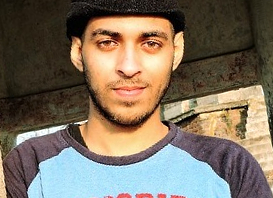
#> input picture OpenCV-Eye-detection-example--Try-out-glasses-using-OpenCV/shahsparx.jpg, 273 x 198 px, given in place of 7154980@N03_identity_0@3770942310_1.jpg, which was not available
$ python glass_on_face.py
#> lines starting #> are read from the running program, lines starting #| are printed output that depends on the picture; after the words box and inside, x2 and y2 are one past the last pixel; in counts of white or black regions, pixels touching at a corner belong together; pictures that were not available may be replaced by others from this repository, and a replacement may not be noted
import cv2
import numpy as np

face_cascade = cv2.CascadeClassifier(cv2.data.haarcascades +'haarcascade_frontalface_alt.xml')
eye_cascade = cv2.CascadeClassifier(cv2.data.haarcascades +'haarcascade_eye.xml')

# read both the images of the face and the glasses
filePath = '../MeGlass_120x120/7154980@N03_identity_0@3770942310_1.jpg'
# image = cv2.imread('shahsparx.jpg')
image = cv2.imread(filePath)
#> image is the input picture: shape (198, 273, 3); mean B, G, R 95.7, 111.9, 125
glass_img = cv2.imread('h.png')
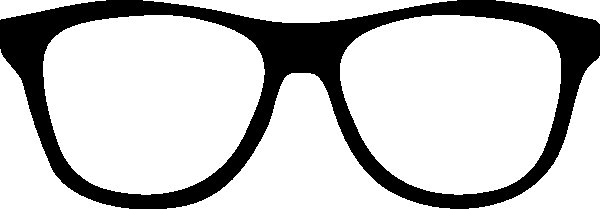
#> input picture OpenCV-Eye-detection-example--Try-out-glasses-using-OpenCV/h.png, 600 x 209 px
#> glass_img is the input picture: shape (209, 600, 3); 77.1% white; 1 black region, box (x1, y1, x2, y2) and area: (0, 0, 600, 209) 28730

gray = cv2.cvtColor(image, cv2.COLOR_BGR2GRAY)
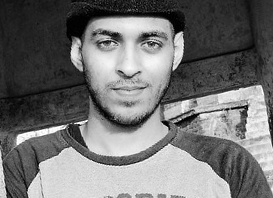
#> gray: shape (198, 273); min 0, max 255, mean 114

centers = []
faces = face_cascade.detectMultiScale(gray, 1.3, 5)
#> faces = [[81, 7, 101, 101]]

# iterating over the face detected
for (x, y, w, h) in faces:

    # create two Regions of Interest.
    roi_gray = gray[y:y + h, x:x + w]
    roi_color = image[y:y + h, x:x + w]
    eyes = eye_cascade.detectMultiScale(roi_gray)

    # Store the coordinates of eyes in the image to the 'center' array
    for (ex, ey, ew, eh) in eyes:
        centers.append((x + int(ex + 0.5 * ew), y + int(ey + 0.5 * eh)))
#> this loop made 1 pass
#> (x, y, w, h, eyes) on pass 1: (81, 7, 101, 101, [[9, 16, 35, 35], [52, 20, 32, 32]])
#> pass 1, `roi_gray = gray[y:y + h, x:x + w]`:
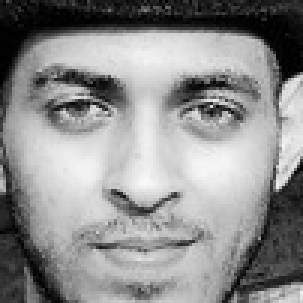
#> roi_gray: shape (101, 101) (shown 3 times larger); min 0, max 249, mean 141.8
#> pass 1, `roi_color = image[y:y + h, x:x + w]`:
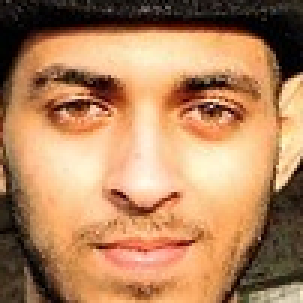
#> roi_color: shape (101, 101, 3) (shown 3 times larger); mean B, G, R 93.8, 132.2, 179
#> after the loop, centers = [(107, 40), (149, 43)]

if len(centers) > 0:
    # change the given value of 2.15 according to the size of the detected face
    glasses_width = 2.16 * abs(centers[1][0] - centers[0][0])
#> glasses_width = 90.72
    overlay_img = np.ones(image.shape, np.uint8) * 255
    h, w = glass_img.shape[:2]
#> h = 209; w = 600
    scaling_factor = glasses_width / w
#> scaling_factor = 0.151

    overlay_glasses = cv2.resize(glass_img, None, fx=scaling_factor, fy=scaling_factor, interpolation=cv2.INTER_AREA)
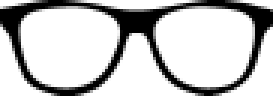
#> overlay_glasses: shape (32, 91, 3) (shown 3 times larger); min 0, max 255, mean 196.8

    x = centers[0][0] if centers[0][0] < centers[1][0] else centers[1][0]
#> x = 107

    # The x and y variables below depend upon the size of the detected face.
    x -= 0.26 * overlay_glasses.shape[1]
#> x = 83.34
    y += 0.85 * overlay_glasses.shape[0]
#> y = 34.2

    # Slice the height, width of the overlay image.
    h, w = overlay_glasses.shape[:2]
#> h = 32; w = 91
    overlay_img[int(y):int(y + h), int(x):int(x + w)] = overlay_glasses

    # Create a mask and generate it's inverse.
    gray_glasses = cv2.cvtColor(overlay_img, cv2.COLOR_BGR2GRAY)
    ret, mask = cv2.threshold(gray_glasses, 110, 255, cv2.THRESH_BINARY)
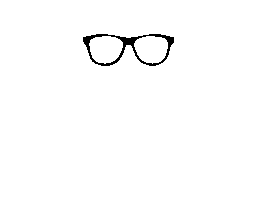
#> mask: shape (198, 273); 98.8% white; 1 black region, box (x1, y1, x2, y2) and area: (83, 34, 174, 66) 645
    mask_inv = cv2.bitwise_not(mask)
    temp = cv2.bitwise_and(image, image, mask=mask)

    temp2 = cv2.bitwise_and(overlay_img, overlay_img, mask=mask_inv)
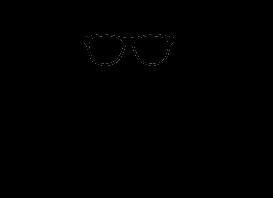
#> temp2: shape (198, 273, 3); min 0, max 110, mean 0.2
    final_img = cv2.add(temp, temp2)

    # imS = cv2.resize(final_img, (1366, 768))
    cv2.imshow('Lets wear Glasses', final_img)
    cv2.waitKey()
    cv2.destroyAllWindows()
